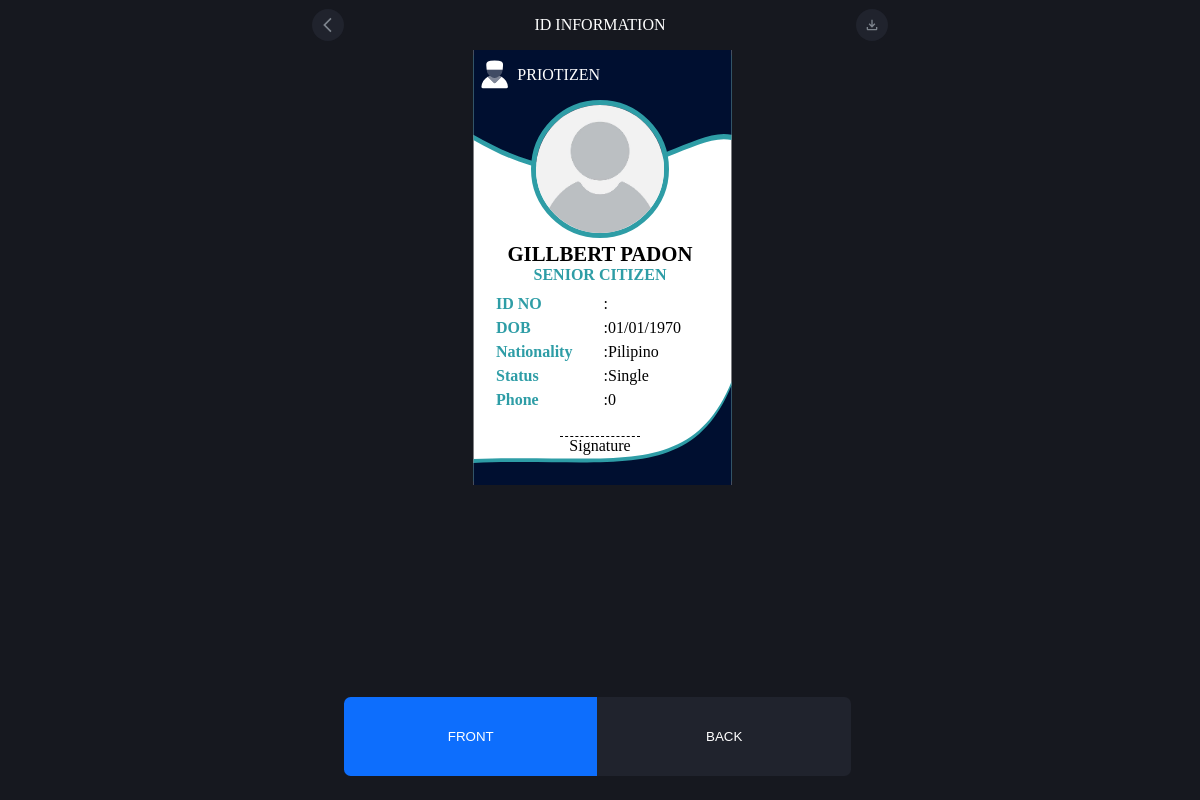
Before: /priotizen_app/card_front.php (signed in) with the older database file.
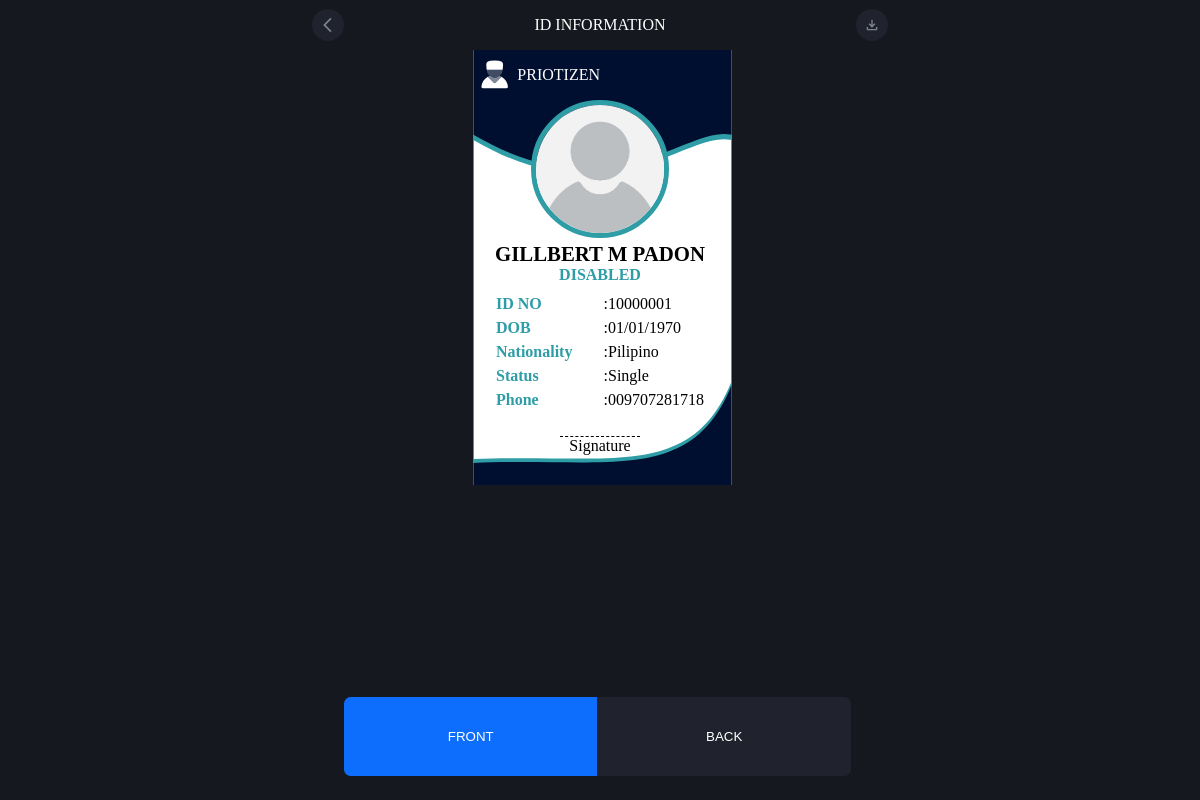
After: the same page with the newer database file.
### tables this page shows
CREATE TABLE `verified` (
  `id` int(11) NOT NULL,
  `fname` varchar(45) DEFAULT NULL,
  `mi` varchar(5) DEFAULT NULL,
  `lname` varchar(45) DEFAULT NULL,
  `email` varchar(45) DEFAULT NULL,
  `bdate` varchar(20) DEFAULT NULL,
  `status_rs` varchar(20) DEFAULT NULL,
  `gender` varchar(20) DEFAULT 'Male',
  `address` varchar(100) DEFAULT NULL,
  `number` varchar(15) DEFAULT NULL,
  `valid_id` varchar(200) DEFAULT NULL,
  `app_id` varchar(15) DEFAULT NULL,
  `photo` varchar(200) DEFAULT NULL,
  `conditions` varchar(20) DEFAULT NULL,
  `nationality` varchar(45) NOT NULL DEFAULT 'Pilipino',
  `family_name` varchar(45) DEFAULT NULL,
  `family_contact` varchar(15) DEFAULT NULL,
  `brgy` varchar(45) DEFAULT 'Tiniguiban'
);

### priotizen_app/card_front.php (the view, shortened to what this page needs)
<?php
require('connection.php');
$account_id = $_SESSION['account_id'];
$query = "SELECT * FROM verified where id = '$account_id'";
$result = mysqli_query($conn, $query);
$assoc = mysqli_fetch_assoc($result);
?>
<!DOCTYPE html>
<html lang="en">
<head>
    <link rel="stylesheet" href="css/root.css">
    <link rel="stylesheet" href="css/card_front.css">
</head>
<body>
    <div class="container">
        <div class="head">
            <div class="svgHead" onclick="goPage('profile')">
                <svg xmlns="http://www.w3.org/2000/svg" width="20" height="20" viewBox="0 0 20 20"><path fill="currentColor" d="m4 10l9 9l1.4-1.5L7 10l7.4-7.5L13 1z"/></svg>
            </div>
            <p>ID INFORMATION</p>
            <div class="svgHead" id="download-front">
                <svg xmlns="http://www.w3.org/2000/svg" width="24" height="24" viewBox="0 0 24 24"><path fill="#7d848d" d="M6 20q-.825 0-1.413-.588T4 18v-3h2v3h12v-3h2v3q0 .825-.588 1.413T18 20H6Zm6-4l-5-5l1.4-1.45l2.6 2.6V4h2v8.15l2.6-2.6L17 11l-5 5Z"/></svg>
            </div>
        </div>
        <div class="dashboard" id="card-front">
            <div class="logo">
                <p>Priotizen</p>
            </div>
            <div class="images">
                <img src="user_img/<?php echo $assoc['photo'] ?>" alt="">
                <p ><?php echo $assoc['fname']." ".$assoc['mi']." ".$assoc['lname'] ?></p>
                <p><?php echo $assoc['conditions'] ?></p>
            </div>
            <div class="information">
                <div class="entry">
                    <div class="intro">
                        <p>ID NO</p>
                        <p>:</p>
                    </div>
                    <p><?php echo $assoc['app_id']?></p>
                </div>
                <div class="entry">
                    <div class="intro">
                        <p>DOB</p>
                        <p>:</p>
                    </div>
                    <p><?php echo date('m/d/Y', strtotime($assoc['bdate']));?></p>
                </div>
                <div class="entry">
                    <div class="intro">
                        <p>Nationality</p>
                        <p>:</p>
                    </div>
                    <p style="text-transform: capitalize;"><?php echo $assoc['nationality']?></p>
                </div>
                <div class="entry">
                    <div class="intro">
                        <p>Status</p>
                        <p>:</p>
                    </div>
                    <p style="text-transform: capitalize;"><?php echo $assoc['status_rs']?></p>
                </div>
                <div class="entry">
                    <div class="intro">
                        <p>Phone</p>
                        <p>:</p>
                    </div>
                    <p>0<?php echo $assoc['number']?></p>
                </div>
                <div class="signature">
                    <p>Signature</p>
                </div>
            </div>
        </div>
        <div class="buttonNav">
            <button  class="active"  onclick="goPage('card_front')">FRONT</button>
            <button class="notActive"  onclick="goPage('card_back')">BACK</button>
        </div>
    </div>
</body>
</html>

### priotizen_app/css/root.css (style rules this page uses)
:root { --bg : #16181F; --inputDiv : #20232D; --svgColor : #7D848D; --inputColor : #7D848D; --buttonActive: #0D6EFD; --buttonInactive: #20232D; --inactiveBtn: #2E9DA6; --activeBtn : #008000; }

### priotizen_app/css/card_front.css (style rules this page uses)
body { background-color: var(--bg); margin: 0; padding: 0; height: 100vh; width: 100vw; overflow: hidden; }
.container { height: 99%; width: 100%; position: relative; margin: auto; }
.head { width: 90%; color:white; display: flex; align-items: center; justify-content: space-between; margin: auto; }
.svgHead { color:var(--svgColor); background-color: var(--inputDiv); height: 2em; width: 2em; border-radius: 150%; display: flex; align-items: center; justify-content: center; }
.svgHead svg { height: 1em; }
.dashboard { height: 27em; width: 16em; margin: auto; position: relative; }
#bgSvg { position: absolute; top: 0; z-index: -1; }
.logo { display: flex; align-items: center; color: white; width: 50%; text-transform: uppercase; }
.logo svg { height: 2em; }
.images { width: 100%; margin: auto; text-align: center; text-transform: uppercase; font-weight: bold; }
.images img { height: 8em; width: 8em; border-radius: 150%; border: 5px solid #2E9DA6; object-fit: cover; }
.images p { margin: 0; }
.images p:first-of-type { font-size: 1.3em; }
.images p:last-of-type { color:#2E9DA6; }
.information { height: 30%; width: 100%; margin-top: .5em; }
.entry { display: flex; align-items: center; height: 1.5em; width: 13em; margin: auto; }
.entry p { margin: 0; }
.intro { display: flex; align-items: center; width: 7em; justify-content: space-between; }
.intro p:first-of-type { color:#2E9DA6; font-weight: bold; }
.signature { text-align: center; border-top: 1px dashed black; height: 1em; width: 5em; margin: auto; margin-top: 1.5em; }
.signature p { margin: 0; }
.buttonNav { height: 10%; width: 80%; display: flex; position: absolute; bottom: 1em; left: 10%; }
.buttonNav button { width: 49.5%; border: none; color: white; }
.buttonNav button:first-child { border-top-left-radius: .5em; border-bottom-left-radius: .5em; }
.buttonNav button:last-child { border-top-right-radius: .5em; border-bottom-right-radius: .5em; }
.active { background-color: var(--buttonActive); }
.notActive { background-color: var(--inputDiv); }
@media screen and (min-width: 600px) { .container { width: 40em; } }

Changed rows visible on the page:
changed verified "GILLBERT": mi (not shown) → "M"; conditions "SENIOR CITIZEN" → "DISABLED"; app (not shown) → "10000001"; number (not shown) → "09707281718"
